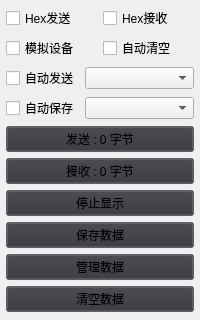
             <widget class="QWidget" name="tab">
              <attribute name="title">
               <string>串口配置</string>
              </attribute>
              <layout class="QGridLayout" name="gridLayout_5">
               <property name="leftMargin">
                <number>6</number>
               </property>
               <property name="topMargin">
                <number>6</number>
               </property>
               <property name="rightMargin">
                <number>6</number>
               </property>
               <property name="bottomMargin">
                <number>6</number>
               </property>
               <item row="0" column="0">
                <widget class="QCheckBox" name="ckHexSend1">
                 <property name="text">
                  <string>Hex发送</string>
                 </property>
                </widget>
               </item>
               <item row="0" column="1">
                <widget class="QCheckBox" name="ckHexReceive1">
                 <property name="text">
                  <string>Hex接收</string>
                 </property>
                </widget>
               </item>
               <item row="1" column="0">
                <widget class="QCheckBox" name="ckDebug1">
                 <property name="text">
                  <string>模拟设备</string>
                 </property>
                </widget>
               </item>
               <item row="1" column="1">
                <widget class="QCheckBox" name="ckAutoClear1">
                 <property name="text">
                  <string>自动清空</string>
                 </property>
                </widget>
               </item>
               <item row="2" column="0" colspan="2">
                <layout class="QGridLayout" name="gridLayout">
                 <item row="0" column="0">
                  <widget class="QCheckBox" name="ckAutoSend1">
                   <property name="text">
                    <string>自动发送</string>
                   </property>
                  </widget>
                 </item>
                 <item row="0" column="1">
                  <widget class="QComboBox" name="cboxSendInterval1">
                   <property name="sizePolicy">
                    <sizepolicy hsizetype="Expanding" vsizetype="Fixed">
                     <horstretch>0</horstretch>
                     <verstretch>0</verstretch>
                    </sizepolicy>
                   </property>
                  </widget>
                 </item>
                 <item row="1" column="0">
                  <widget class="QCheckBox" name="ckAutoSave1">
                   <property name="text">
                    <string>自动保存</string>
                   </property>
                  </widget>
                 </item>
                 <item row="1" column="1">
                  <widget class="QComboBox" name="cboxSaveInterval1">
                   <property name="sizePolicy">
                    <sizepolicy hsizetype="Expanding" vsizetype="Fixed">
                     <horstretch>0</horstretch>
                     <verstretch>0</verstretch>
                    </sizepolicy>
                   </property>
                  </widget>
                 </item>
                </layout>
               </item>
               <item row="3" column="0" colspan="2">
                <widget class="QPushButton" name="btnSendCount1">
                 <property name="minimumSize">
                  <size>
                   <width>0</width>
                   <height>20</height>
                  </size>
                 </property>
                 <property name="styleSheet">
                  <string notr="true">background-color: rgb(53, 50, 58, 127);</string>
                 </property>
                 <property name="text">
                  <string>发送 : 0 字节</string>
                 </property>
                </widget>
               </item>
               <item row="4" column="0" colspan="2">
                <widget class="QPushButton" name="btnReceiveCount1">
                 <property name="minimumSize">
                  <size>
                   <width>0</width>
                   <height>20</height>
                  </size>
                 </property>
                 <property name="styleSheet">
                  <string notr="true">background-color: rgb(53, 50, 58, 127);</string>
                 </property>
                 <property name="text">
                  <string>接收 : 0 字节</string>
                 </property>
                </widget>
               </item>
               <item row="5" column="0" colspan="2">
                <widget class="QPushButton" name="btnStopShow1">
                 <property name="minimumSize">
                  <size>
                   <width>0</width>
                   <height>20</height>
                  </size>
                 </property>
                 <property name="styleSheet">
                  <string notr="true">background-color: rgb(53, 50, 58, 127);</string>
                 </property>
                 <property name="text">
                  <string>停止显示</string>
                 </property>
                </widget>
               </item>
               <item row="6" column="0" colspan="2">
                <widget class="QPushButton" name="btnSave1">
                 <property name="minimumSize">
                  <size>
                   <width>0</width>
                   <height>20</height>
                  </size>
                 </property>
                 <property name="styleSheet">
                  <string notr="true">background-color: rgb(53, 50, 58, 127);</string>
                 </property>
                 <property name="text">
                  <string>保存数据</string>
                 </property>
                </widget>
               </item>
               <item row="7" column="0" colspan="2">
                <widget class="QPushButton" name="btnData1">
                 <property name="minimumSize">
                  <size>
                   <width>0</width>
                   <height>20</height>
                  </size>
                 </property>
                 <property name="styleSheet">
                  <string notr="true">background-color: rgb(53, 50, 58, 127);</string>
                 </property>
                 <property name="text">
                  <string>管理数据</string>
                 </property>
                </widget>
               </item>
               <item row="8" column="0" colspan="2">
                <widget class="QPushButton" name="btnClear1">
                 <property name="minimumSize">
                  <size>
                   <width>0</width>
                   <height>20</height>
                  </size>
                 </property>
                 <property name="styleSheet">
                  <string notr="true">background-color: rgb(53, 50, 58, 127);</string>
                 </property>
                 <property name="text">
                  <string>清空数据</string>
                 </property>
                </widget>
               </item>
               <item row="9" column="0" colspan="2">
                <spacer name="verticalSpacer_2">
                 <property name="orientation">
                  <enum>Qt::Vertical</enum>
                 </property>
                 <property name="sizeHint" stdset="0">
                  <size>
                   <width>20</width>
                   <height>2</height>
                  </size>
                 </property>
                </spacer>
               </item>
              </layout>
             </widget>
